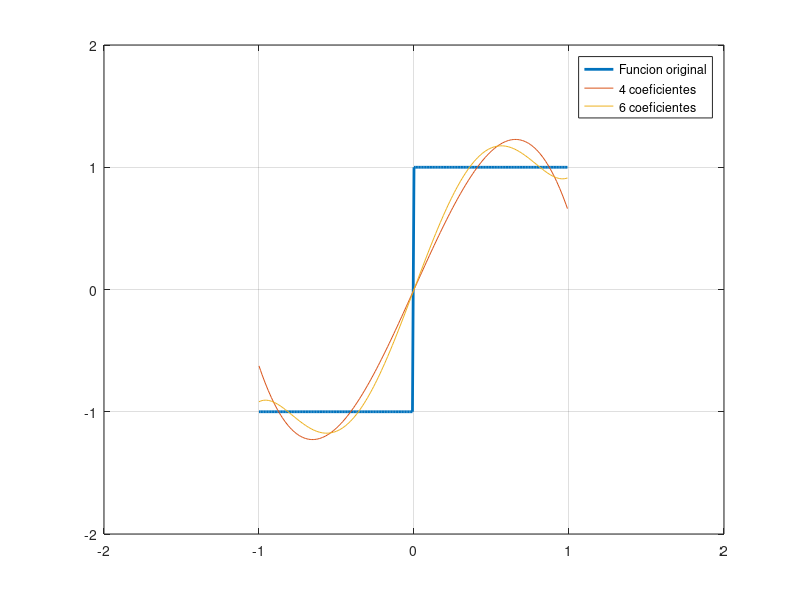
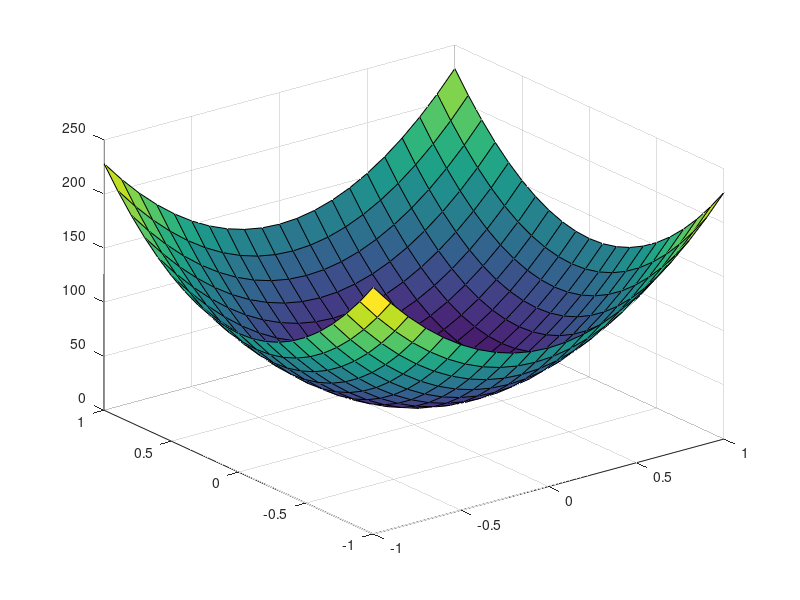

MATLAB code to generate these figures, in order:
#Ejercicio 3
cla
clear all
clc
#Parametros comunes :
ti=-1;
tf=1;
fm=100;
T=1/fm;
t=ti:T:tf-T;

#Funcion que se desea aproximar :
y=zeros(length(t),1);
for i=1:length(t)
  if(t(i)<0)
    y(i)=-1;
  else
    y(i)=1;
    endif
endfor
figure(1);
plot(t,y,'linewidth',2,';Funcion original;')
axis([-2 2 -2 2]);
hold on
grid on

#A)Aproximacion del ejemplo
yA=zeros(length(t),1);
for i=1:length(t)
    yA(i)=(45/16)*t(i)-(35/16)*t(i)^3;
endfor
plot(t,yA,';4 coeficientes;')

#Error cuadratico total :
disp("A ) Error cuadratico total : ")
norm(y-yA,2)^2

#C)Aproximacion con 1 polinomios mas
yC=zeros(length(t),1);
for i=1:length(t)
    yC(i)=(45/16)*t(i)-(35/16)*t(i)^3+ (sqrt(11/2))*(1/64)*((63*(t(i)^5))-(70*(t(i)^3))+(15*t(i)));
endfor
plot(t,yC,';6 coeficientes;')
disp("C ) Error cuadratico total : ")
norm(y-yC,2)^2

#B)Aproximacion con variaciones :
alfa1=sqrt(3/2);
alfa2=-sqrt(7/32);
variacion=-1:0.1:1;
beta1=alfa1+variacion;
beta2=alfa2+variacion;

for k=1:length(beta2)
  for j=1:length(beta1)
    yB=zeros(length(t),1);
    for i=1:length(t)
      yB(i)=beta1(j)*(sqrt(3/2)*t(i)) + beta2(k)*(sqrt(7/2)*(((5/2)*(t(i)^3)) - ((3/2)*(t(i)))));
    endfor
   ect(j,k)=norm(y-yB,2)^2;
  endfor
endfor
figure(2)
surf(variacion,variacion,ect)


